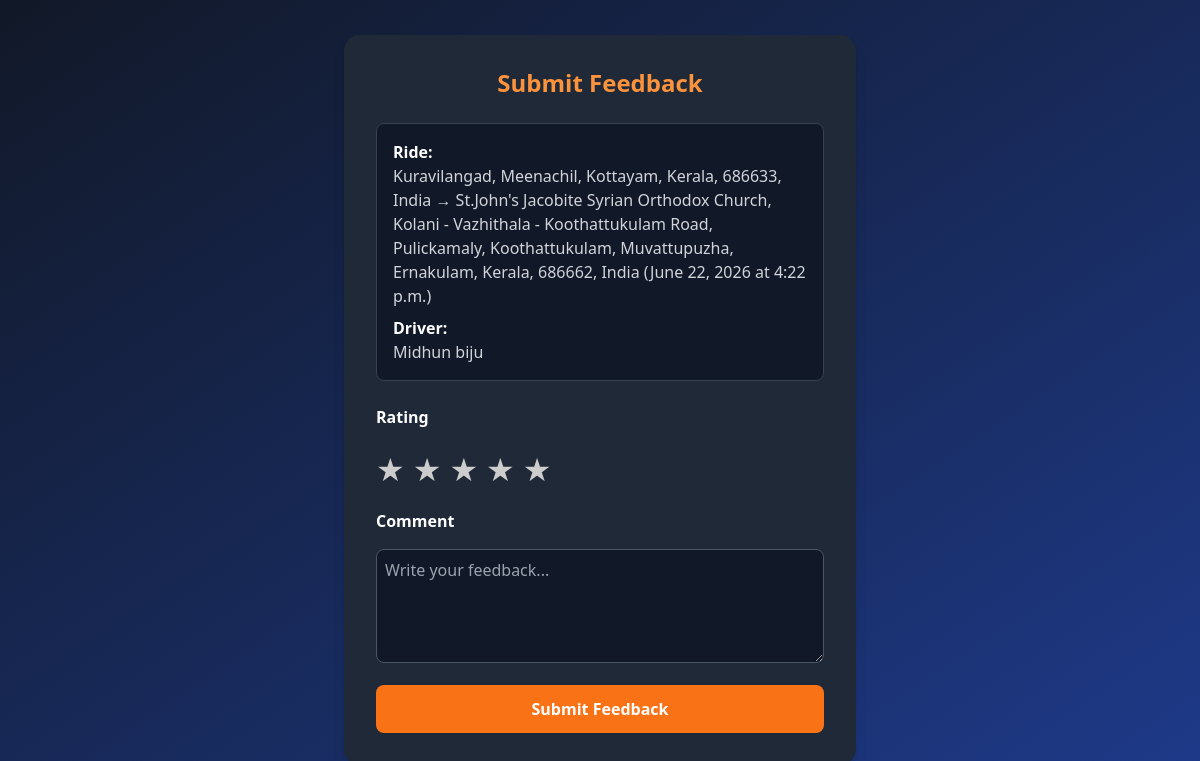
Screenshot of /feedback_driver/5/ (signed in) with the database file from the repository.
### home/models.py (models this page shows, shortened)
class BookedRide(models.Model):
    rider = models.ForeignKey(User, on_delete=models.CASCADE, related_name="booked_rides")
    ride = models.ForeignKey(Offer_ride, on_delete=models.CASCADE, related_name="accepted_rides")
    driver = models.ForeignKey(User, on_delete=models.CASCADE, related_name="driver_rides")
    vehicle = models.ForeignKey(Vehicle, on_delete=models.SET_NULL, null=True, blank=True)
    pickup_place = models.CharField(max_length=50, null=True, blank=True)
    drop_place = models.CharField(max_length=50, null=True, blank=True)
    date = models.DateField()
    time = models.TimeField()
    ride_date = models.DateField()
    ride_time = models.TimeField()
    seats_booked = models.IntegerField(default=1)
    total_distance = models.FloatField(default=0)
    rider_distance = models.FloatField(default=0)
    total_cost = models.FloatField(default=0)
    rider_share = models.FloatField(default=0)
    driver_status = models.CharField(null=True)
    rider_status = models.CharField(null=True)
    rider_feedback = models.CharField(null=True)
    driver_feedback = models.CharField(null=True)
    cancel_reason = models.CharField(null=True)
    created_at = models.DateTimeField(auto_now_add=True)

class User(AbstractUser):
    mobile = models.CharField(max_length=15,null=True, blank=True)
    address = models.CharField(max_length=200,null=True, blank=True)
    email = models.EmailField(null=True, blank=True, unique=True)
    gender = models.CharField(
        null=True, max_length=20,
        choices=[
            ('male', 'Male'),
            ('female', 'Female'),
            ('other','Others')
        ]
    )
    role = models.CharField(max_length= 20, null=True)
    rating = models.FloatField(default=0.0)
    profile_created=models.DateField(auto_now=True)
    preferences = models.JSONField(default=dict)
    is_blocked = models.CharField(default='no')

### home/views.py (the view, shortened to what this page needs)
# urls.py: path("feedback_driver/<int:ride_id>/", home.views.feedback_driver, name="feedback_driver"),
@login_required
def feedback_driver(request, ride_id):
    ride = get_object_or_404(BookedRide, id=ride_id)
    return render(request, "feedback_driver.html", {"ride": ride})

### templates/feedback_driver.html (shortened to what this page needs)
{% load static %}
<!DOCTYPE html>
<html lang="en">
<head>
    <script src="https://cdn.tailwindcss.com"></script>
</head>
<body class="bg-gradient-to-br from-gray-900 to-blue-900 min-h-screen flex items-center justify-center">
<div class="bg-gray-800 p-8 rounded-2xl shadow-lg w-full max-w-lg">
    <h1 class="text-2xl font-bold text-orange-400 mb-6 text-center">Submit Feedback</h1>
    <div class="mb-6 bg-gray-900 p-4 rounded-lg border border-gray-700">
        <p class="text-white font-semibold">Ride:</p>
        <p class="text-gray-300">
            {{ ride.pickup_place }} → {{ ride.drop_place }}
            ({{ ride.ride_date }} at {{ ride.ride_time }})
        </p>
        <p class="text-white font-semibold mt-2">Driver:</p>
        <p class="text-gray-300">{{ ride.rider.first_name }} {{ ride.rider.last_name }}</p>
    </div>
    <form method="post" class="space-y-4">
        <label class="block text-white font-semibold">Rating</label>
        <div id="starRating" class="flex space-x-2">
            <span class="star" data-value="1">&#9733;</span>
            <span class="star" data-value="2">&#9733;</span>
            <span class="star" data-value="3">&#9733;</span>
            <span class="star" data-value="4">&#9733;</span>
            <span class="star" data-value="5">&#9733;</span>
        </div>
        <label class="block text-white font-semibold">Comment</label>
        <textarea name="comment" rows="4" placeholder="Write your feedback..."
                  class="w-full p-2 rounded-lg bg-gray-900 border border-gray-600 text-white"></textarea>
        <button type="submit" class="w-full bg-orange-500 hover:bg-orange-600 p-3 rounded-lg font-bold text-white">
            Submit Feedback
        </button>
    </form>
</div>
</body>
</html>

### templates/feedback_driver.html (style rules this page uses)
.star { font-size: 2rem; color: #ccc; cursor: pointer; }

### rows the page displays
BookedRide: pickup_place "Kuravilangad, Meenachil, Kottayam, Kerala, 686633, India", drop_place "St.John's Jacobite Syrian Orthodox Church, Kolani - Vazhithala - Koothattukulam Road, Pulickamaly, Koothattukulam, Muvattupuzha, Ernakulam, Kerala, 686662, India", ride_date "June 22, 2026", ride_time "4:22 p.m.", rider.first_name "Midhun", rider.last_name "biju"
